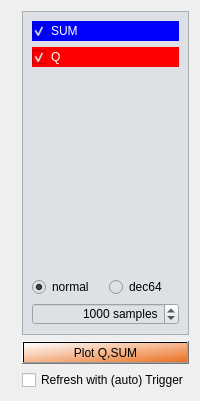
      <widget class="QWidget" name="tab_6">
       <attribute name="title">
        <string>TBT_SUM</string>
       </attribute>
       <layout class="QGridLayout" name="gridLayout_21">
        <item row="0" column="0" rowspan="3">
         <widget class="QwtPlot" name="PlotTBTSUM">
          <property name="sizePolicy">
           <sizepolicy hsizetype="MinimumExpanding" vsizetype="MinimumExpanding">
            <horstretch>10</horstretch>
            <verstretch>0</verstretch>
           </sizepolicy>
          </property>
          <property name="font">
           <font>
            <family>Arial</family>
           </font>
          </property>
         </widget>
        </item>
        <item row="0" column="1">
         <widget class="QFrame" name="frame_14">
          <property name="styleSheet">
           <string notr="true">background-color: rgb(221, 225, 229);</string>
          </property>
          <property name="frameShape">
           <enum>QFrame::StyledPanel</enum>
          </property>
          <property name="frameShadow">
           <enum>QFrame::Raised</enum>
          </property>
          <layout class="QGridLayout" name="gridLayout_12">
           <item row="0" column="0">
            <widget class="QCheckBox" name="tbt_sum">
             <property name="font">
              <font>
               <family>Arial</family>
              </font>
             </property>
             <property name="styleSheet">
              <string notr="true">color: rgb(255, 255, 255);
background-color: rgb(0, 0, 255);</string>
             </property>
             <property name="text">
              <string>SUM</string>
             </property>
             <property name="checked">
              <bool>true</bool>
             </property>
            </widget>
           </item>
           <item row="1" column="0">
            <widget class="QCheckBox" name="tbt_q">
             <property name="font">
              <font>
               <family>Arial</family>
              </font>
             </property>
             <property name="styleSheet">
              <string notr="true">color: rgb(255, 255, 255);
background-color: rgb(255, 0, 0);</string>
             </property>
             <property name="text">
              <string>Q</string>
             </property>
             <property name="checked">
              <bool>true</bool>
             </property>
            </widget>
           </item>
           <item row="2" column="0">
            <spacer name="verticalSpacer_3">
             <property name="font">
              <font>
               <family>Arial</family>
              </font>
             </property>
             <property name="orientation">
              <enum>Qt::Vertical</enum>
             </property>
             <property name="sizeHint" stdset="0">
              <size>
               <width>130</width>
               <height>204</height>
              </size>
             </property>
            </spacer>
           </item>
           <item row="3" column="0">
            <layout class="QHBoxLayout" name="horizontalLayout_7">
             <item>
              <widget class="QRadioButton" name="tbtsum_normal">
               <property name="font">
                <font>
                 <family>Arial</family>
                </font>
               </property>
               <property name="text">
                <string>normal</string>
               </property>
               <property name="checked">
                <bool>true</bool>
               </property>
              </widget>
             </item>
             <item>
              <widget class="QRadioButton" name="tbtsum_dec">
               <property name="font">
                <font>
                 <family>Arial</family>
                </font>
               </property>
               <property name="text">
                <string>dec64</string>
               </property>
              </widget>
             </item>
            </layout>
           </item>
           <item row="4" column="0">
            <layout class="QHBoxLayout" name="horizontalLayout_9">
             <item>
              <widget class="QSpinBox" name="TBTSUM_SMPL">
               <property name="alignment">
                <set>Qt::AlignRight|Qt::AlignTrailing|Qt::AlignVCenter</set>
               </property>
               <property name="suffix">
                <string> samples</string>
               </property>
               <property name="minimum">
                <number>1</number>
               </property>
               <property name="maximum">
                <number>20000</number>
               </property>
               <property name="value">
                <number>1000</number>
               </property>
              </widget>
             </item>
            </layout>
           </item>
          </layout>
         </widget>
        </item>
        <item row="1" column="1">
         <widget class="QPushButton" name="ReadTBTSUM">
          <property name="font">
           <font>
            <family>Arial</family>
           </font>
          </property>
          <property name="styleSheet">
           <string notr="true">background-color: qlineargradient(spread:pad, x1:1, y1:1, x2:0, y2:0, stop:0 rgba(234, 112, 33, 255), stop:1 rgba(255, 255, 255, 255));</string>
          </property>
          <property name="text">
           <string>Plot Q,SUM</string>
          </property>
         </widget>
        </item>
        <item row="2" column="1">
         <widget class="QCheckBox" name="tbtsum_auto_refresh">
          <property name="font">
           <font>
            <family>Arial</family>
           </font>
          </property>
          <property name="text">
           <string>Refresh with (auto) Trigger</string>
          </property>
          <property name="checked">
           <bool>false</bool>
          </property>
         </widget>
        </item>
       </layout>
      </widget>
